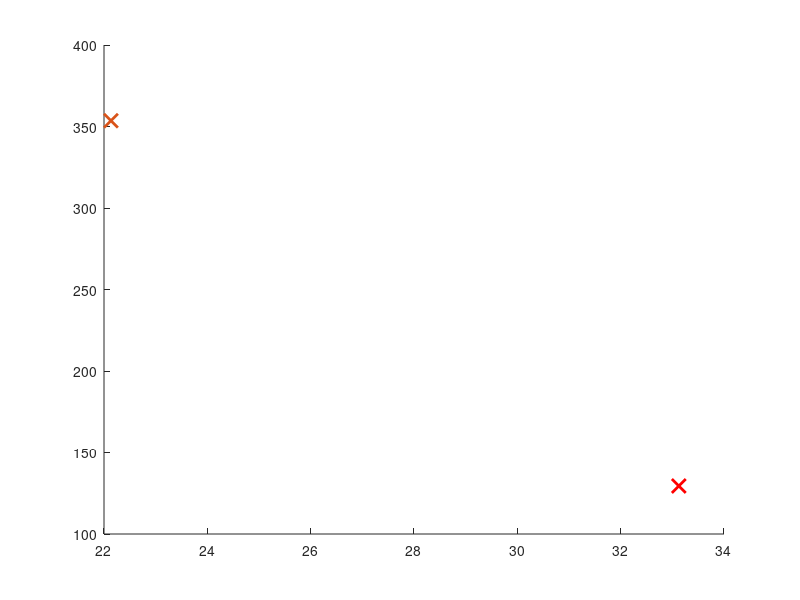

Write MATLAB code to recreate this figure. (Note: this script raises an error after producing the figure.)
clc
clear
close all

% Weight & Balance Estimation for Transport Aircraft

% Variable Definitions:
mac=7.4;
A = 8.77; %- Wing aspect ratio (unitless)
Ah = 5.8; %- Horizontal tailplane aspect ratio (unitless)
Av = 2*1.6; %- Vertical tailplane aspect ratio (unitless)
Afc = 3887.9244; %- Cargo hold floor area (ft^2), set to 0 initially, replace with actual value
Bw = 213.2; %- Wing span (ft), set to 0 initially, replace with actual value
Bh = 51; % - Horizontal tailplane span (ft)
D = 20.8; %- Maximum fuselage diameter (ft), set to 0 initially, replace with actual value
Fw = 14.7638; %- Fuselage width at horizontal tail intersection (ft), set to 0, replace as needed
HtHv = 0; % - Location of horizontal tailplane on vertical tail (0 for fuselage-mounted, 1 for T-tail)
Kbuf = 5.68; %- Factor for range; 1.02 for short ranges, 5.68 for very long ranges
Kdoor = 1; %- Door factor, 1.0 if no cargo door, 1.06 for one side cargo door, 1.12 for aft clamshell
Klav = 1.11; %- Lavatory factor, 1.11 for long range, 0.31 for short range, 3.9 for business jets
KLg = 1.12; % - Landing gear factor, 1.12 if fuselage mounted, 1.0 otherwise
Kmp = 1; %- Kneeling main gear factor, 1.126 for kneeling gear, 1.0 otherwise
Kng = 1.017; %- Nacelle factor, 1.017 for pylon mounted nacelle, 1.0 otherwise
Knp = 1; %- Nose gear factor, 1.15 for kneeling nose gear, 1.0 otherwise
Kr = 1; %      - Engine factor, 1.133 for reciprocating engines, 1.0 otherwise
Ktp = 1; %- Turboprop factor, 0.793 for turboprop, 1.0 otherwise
Kuht = 1; %- Factor for all-moving tail, 1.143 for all-moving, 1.0 otherwise
L = 246.063; %- Fuselage structural length (ft), to be assigned
La = 250; %       - Electrical routing distance; generators to avionics to cockpit (ft)
Lec = 800; %        - Engine controls routing distance; engine to cockpit - total if multi-engine (ft)
Lf = 264.4357; %- Total fuselage length (ft)
Lht = 106.6; %    - Length from wing aerodynamic center to horizontal tail aerodynamic center (ft)
Lm = 160; %         - Main landing gear length (inches)
Ln = 120; %         - Nose landing gear length (inches)
Lvt = 103.6; %    - Length from wing aerodynamic center to vertical tail aerodynamic center (ft)
Ky = 0.238 * Lht; % - Aircraft pitching radius of gyration, approx. 0.3*Lht (ft)
Kz = Lvt; % - Aircraft yaw radius of gyration, approx. Lvt (ft)
Nc = 12; %       - Number of crew, typically set as required by the design
Nen = 4; %     - Number of engines
Nf = 5; %     - Number of control functions, typically 4-7
Ngear = 2.85; % - Gear load ratio, typically 2.7-3 for commercial aircraft
Ngen = 5; %    - Number of generators, typically equal to Nen
Nl = 1.5 * Ngear; %    - Ultimate landing gear load factor, typically 1.5*Ngear
NLt = 17.4; %- Nacelle length (ft)
Nm = 1; % - Number of mechanical functions performed by controls, usually 0-2
Nmss = 4; %       - Number of main gear shock struts
Nmw = 16; %     - Number of main wheels
Nnw = 2; %     - Number of nose wheels
Np = 516; % - Total number of persons onboard (crew + passengers)
Nseat = 516; %- Number of seats of given type
Nt = 5; % - Total number of fuel tanks
Nw = 6.9; % - Nacelle width (ft)
Nz = 1.5*2.5; %- Ultimate load factor, typically 1.5 * limit load factor
Rkva = 50; % - Electrical system rating, usually 40-60 kVA for transports
Scs = 540; %    - Total control surface area (ft^2)
Scsw = 530; %   - Area of wing-mounted control surfaces (ft^2)
Se = 100; %    - Elevator area (ft^2)
Sf = 37027; %- Fuselage wetted area (ft^2)
Sht = 1039.8; %     - Horizontal tailplane area (ft^2)
Sn = 650; %     - Nacelle wetted area (ft^2)
Sw = 5188.2; %- Reference wing area (ft^2)
Svt = 433.6; %      - Vertical tailplane area (ft^2)
tc_root = 0.14; %- Wing root thickness-to-chord ratio
tc_rootv = 0.12; %- Vertical tailplane root thickness-to-chord ratio
Vi = 59438.7; %- Integral fuel tank volume (gal)
Vp = 0; % - Self-sealing tank volume (gal)
Vpr = 150000; %     - Volume of pressurized sections (ft^3)
Vs = 231.6; %- Landing stall speed (ft/s)
Vt = Vi +Vp; %- Total volume of fuel tanks (gal)
WAPU = 500; %- Uninstalled APU weight (lb)
Wc = 0; % - Maximum cargo weight (lb)
Wdg = 779200; % - Design gross weight (lb)
Wen = 13552; %- Engine weight (lb)
Wenc = 19841.6; %- Weight of engine and contents (lb)
Wl = Wdg * 0.85; %- Landing design gross weight (lb)
Wseat = 13; %- Weight of single seat (lb)
Wuav = 1100; % - Uninstalled avionics weight, typically 800-1400 lb
lambda = 0.25; %- Wing taper ratio
Lambda = 0.464; %- Wing quarter chord sweep angle (radians)
Lambda_ht = 0.26; %- Horizontal tailplane quarter chord sweep (radians)
Lambda_vt = 0.26; %- Vertical tailplane quarter chord sweep (radians)
g = 32.18504;
Iy = Wdg * Ky ^ 2 / g; %- Pitching moment of inertia (lb*ft^2), approximated as Wo*Ky^2/g
Kws = 0.75 * ((1 + 2 * lambda) / (1 + lambda)) * Bw * tan(Lambda) / L; % - Wing sweep factor, calculated as 0.75 * [(1 + 2*lambda)/(1 + lambda)] * Bw * tan(Lambda) / L

% % Default values for unspecified variables (set to zero, modify as needed):
% A = 0; % Wing aspect ratio
% Ah = 0; % Horizontal tailplane aspect ratio
% Av = 0; % Vertical tailplane aspect ratio
% Bw = 0; % Wing span in ft
% D = 0; % Fuselage diameter in ft
% % ... Continue initializing all variables used in equations as above

% Begin Calculations
% 1. Aircraft Wing Weight
% Wdg = 0; % Design gross weight, replace with actual value
% Nz = 0; % Ultimate load factor, typically 1.5 * limit load factor
% Sw = 0; % Reference wing area, replace with actual value
% A = 0; % Aspect ratio of the wing
% lambda = 0; % Wing taper ratio
% Scsw = 0; % Area of wing-mounted control surfaces
% Lambda = 0; % Wing quarter chord sweep (radians)
% tc_root = 0; % Wing root thickness-to-chord ratio


% Equation for Wing Weight (Ww)
CGw = 35; % Wing CG location (m)
Zw = -1.83;
Ww = 1.05 * (0.78 * 0.0051 * (Wdg * Nz) ^ 0.557 * Sw ^ 0.649 * A ^ 0.5 * (1 + lambda) ^ 0.1 * ...
    Scsw ^ 0.1 )/ (cos(Lambda) * (tc_root) ^ 0.4); % Wing Weight
% Comment: Replace variables with actual values as needed.

% engine weight
CGeng = CGw - 0.7;
Zeng = -4.5;
W_engines = Nen * Wen;

% 2. Horizontal Tailplane Weight (Wht)
% Kuht = 1; % Factor for all-moving tail, typically 1.143 for all-moving, 1.0 otherwise
% Sht = 0; % Horizontal tailplane area in ft^2
% Ky = 0; % Aspect ratio of the horizontal tail
% Fw = 0; % Fuselage width at horizontal tail intersection
% Bh = 0; % Horizontal tailplane span in ft
% Lht = 0; % Length from wing aerodynamic center to horizontal tail aerodynamic center
% Lambda_ht = 0; % Horizontal tail quarter-chord sweep (radians)
CGht = 72.1;
Zht = 1.55;
Wht = 1.05 * 0.75 * 0.0379 * Kuht * Wdg ^ 0.639 * Nz ^ 0.1 * Sht ^ 0.75 * Ky ^ 0.704 * ...
    Ah ^ 0.166 * (1 + Se / Sht) ^ 0.1 / ((1 + Fw / Bh) ^ 0.25 * Lht * cos(Lambda_ht));
% Comment: Replace with actual values for Wht calculation.

% 3. Vertical Tailplane Weight (Wvt)
% HtHv = 0; % Location factor, 0.0 for fuselage mounted, 1.0 for T-tail
% Svt = 0; % Vertical tailplane area in ft^2
% Av = 0; % Vertical tailplane aspect ratio
% Lvt = 0; % Length from wing aerodynamic center to vertical tail aerodynamic center
% Lambda_vt = 0; % Vertical tail quarter-chord sweep (radians)
% tc_rootv = 0; % Vertical tail root thickness-to-chord ratio
CGvt = 71.1;
Zvt = 4.64;
Wvt = 1.05 * 0.75 * 0.0026 * (1 + HtHv) ^ 0.225 * Wdg ^ 0.556 * Nz ^ 0.536 * Svt ^ 0.5 * ...
    Kz ^ 0.875 * Av ^ 0.35 / (Lvt ^ 0.5 * cos(Lambda_vt) * (tc_rootv) ^ 0.5);
% Comment: Replace variables for accurate vertical tail weight estimation.

% Continue defining
% Continue defining remaining equations based on the document

% 4. Fuselage Weight (Wfus)
% Sf = 0; % Fuselage wetted area (ft^2)
% L_D = 0; % Lift-to-drag ratio, typically 10-20 for transport aircraft
CGfus = L * 0.435 / 3.281;
Zfus = 0;
Wfus = 1.05 * 0.85 * 0.3280 * Kdoor * KLg * (Wdg * Nz) ^ 0.5 * L ^ 0.25 * Sf ^ 0.302 * ...
    (1 + Kws) ^ 0.04 * (L/D) ^ 0.1;
% Comment: Replace variables with actual values for fuselage weight.

% 5. Main Landing Gear Weight (Wmlg)
% Lm = 0; % Main landing gear length (inches)
% Nmss = 0; % Number of main gear shock struts
% Nmw = 0; % Number of main wheels
% Vs = 0; % Landing stall speed (ft/s)
CGmlg = 43;
Zmlg = -6.33;
Wmlg = 1.05 * 0.88 * 0.0106 * Kmp * Wl ^ 0.888 * Nl ^ 0.25 * Lm ^ 0.4 *Nmw^0.321 * Vs ^ 0.1 / (Nmss ^ 0.5);
% Comment: Replace values for main landing gear weight.

% 6. Nose Landing Gear Weight (Wnlg)
% Ln = 0; % Nose landing gear length (inches)
% Nnw = 0; % Number of nose wheels
CGnlg = 7;
Znlg = -6.33;
Wnlg = 1.05 * 0.88 * 0.032 * Knp * Wl ^ 0.646 * Nl ^ 0.2 * Ln ^ 0.5 * Nnw ^ 0.45;
% Comment: Replace variables with actual values for nose landing gear weight.

% 7. Nacelle Weight (Winl)
% NLt = 0; % Nacelle length (ft)
% Nw = 0; % Nacelle width (ft)
% Wenc = 0; % Weight of engine and contents (lb)
% Sn = 0; % Nacelle wetted area (ft^2)
CGinl = CGw - 1.4;
Zinl = Zeng;
Winl = 1.05 * 0.85 * 0.6724 * Kng * NLt ^ 0.1 * Nw ^ 0.294 * Nz ^ 0.119 * Wenc ^ 0.611 *Nen^0.984* Sn ^ 0.224;
% Comment: Replace values for nacelle weight.

% 8. Engine Controls Weight (Wec)
% Lec = 0; % Engine control routing distance (ft)
CGec = CGeng;
Zec = Zeng;
Wec = 5 * Nen + 0.8 * Lec;
% Comment: Weight of engine controls; set Nen and Lec as needed.

% 9. Engine Starter Weight (Wes)
% Wen = 0; % Engine weight (lb)
CGes = CGeng;
Zes = Zeng;
Wes = 49.19 * (Nen * Wen / 1000) ^ 0.541;
% Comment: Engine starter weight; specify engine weight and number of engines.

% 10. Fuel System Weight (Wfs)
% Vt = 0; % Total volume of fuel tanks (gal)
% Nt = 0; % Number of fuel tanks
% Vp = 0; % Self-sealing tank volume (gal)
% Vi = 0; % Integral fuel tank volume (gal)
CGfs = CGeng + 0.1;
Zfs = -2.01;
Wfs = 2.405 * Vt ^ 0.606 * Nt ^ 0.5 * (1 + Vp / Vt) / (1 + Vi / Vt);
% Comment: Fuel system weight; define fuel volumes and tank counts.

% 11. Flight Controls Weight (Wfc)
% Scs = 0; % Total control surface area (ft^2)
% Iy = 0; % Pitching moment of inertia (lb*ft^2), usually ≈ Wdg * Ky^2 / g
% Nm = 0; % Number of mechanical functions performed by controls
CGfc = 50;
Zfc = -1;
Wfc = 145.9 * Nf ^ 0.554 * Scs ^ 0.2 * (Iy * 1e-6) ^ 0.07 / (1 + Nm / Nf);
% Comment: Flight controls weight; specify control surface area and inertia.

% 12. Installed APU Weight (WAPUinst)
% WAPU = 0; % Uninstalled APU weight (lb)
CGapu = 75;
Zapu = 1.34;
WAPUinst = 2.2 * WAPU;
% Comment: Installed APU weight; specify WAPU.

% 13. Instruments Weight (Winstr)
% Kr = 1; % Engine type factor, 1.133 for reciprocating engines, 1.0 otherwise
% Ktp = 1; % Turboprop factor, 0.793 for turboprop, 1.0 otherwise
CGinstr = 4;
Zinstr = 0;
Winstr = 4.509 * Kr * Ktp * Nc ^ 0.541 * Nen * (Lf + Bw) ^ 0.5;
% Comment: Instrument weight; define factors, number of crew, and dimensions.

% 14. Hydraulic System Weight (Whydr)
CGhydr = 50;
Zhydr = -1;
Whydr = 0.2673 * Nf * (Lf + Bw) ^ 0.937;
% Comment: Hydraulic system weight; replace Nf, Lf, Bw as needed.

% 15. Electrical System Weight (Wel)
% Rkva = 0; % System electrical rating (kVA)
CGel = 45;
Zel = -1;
Wel = 7.291 * Rkva ^ 0.782 * La ^ 0.346 * Ngen ^ 0.1;
% Comment: Electrical system weight; set electrical rating and routing distance.

% 16. Avionics Weight (Wav)
% Wuav = 0; % Uninstalled avionics weight, typically 800-1400 lb
CGav = 5;
Zav = 0;
Wav = 1.73 * Wuav ^ 0.983;
% Comment: Avionics weight; specify Wuav.

% 17. Furnishings Weight (Wfurn)
% Nseat = 0; % Number of seats
% Wseat = 0; % Weight of single seat, e.g., 60 lb for flight deck, 32 lb for passenger
% Klav = 0; % Lavatory factor
% Kbuf = 0; % Buffer factor for furnishings
CGfurn = CGfus;
Zfurn = 1;
Wfurn = 0.0577 * Nc ^ 0.1 * Wc ^ 0.393 * Sf ^ 0.75 + Nseat * Wseat + Klav * Np ^ 1.33 + Kbuf * Np ^ 1.12;
% Comment: Furnishings weight; define seating and comfort parameters.

% 18. Air-Conditioning Weight (Wac)
% Vpr = 0; % Volume of pressurized sections (ft^3)
CGac = CGfus;
Zac = 2.5;
Wac = 62.36 * Np ^ 0.25 * (Vpr * 1e-3) ^ 0.604 * Wuav ^ 0.1;
% Comment: Air-conditioning weight; specify volumes and number of persons.

% 19. Anti-Icing System Weight (Wai)
CGai = CGw - 1;
Zai = Zw;
Wai = 0.002 * Wdg;
% Comment: Anti-icing system weight; set Wdg.

% 20. Handling Gear Weight (Whg)
CGwhg = 0;
Whg_civilian = 0; % Civilian handling gear weight
% Afc = 0; % Cargo hold floor area (ft^2)
CGmil = 35;
Whg_military = 0; % Military handling gear weight

% add thrust reverser effects
W_engines = W_engines + 0.3 * Winl;

% Final output
% Display calculated weights for verification:
disp(['Wing Weight (Ww): ', num2str(Ww*0.453592)]);
disp(['Horizontal Tailplane Weight (Wht): ', num2str(Wht*0.453592)]);
disp(['Vertical Tailplane Weight (Wvt): ', num2str(Wvt*0.453592)]);
disp(['Fuselage Weight (Wfus): ', num2str(Wfus*0.453592)]);
disp(['Main Landing Gear Weight (Wmlg): ', num2str(Wmlg*0.453592)]);
disp(['Nose Landing Gear Weight (Wnlg): ', num2str(Wnlg*0.453592)]);
disp(['Nacelle Weight (Winl): ', num2str(Winl*0.453592)]);
disp(['Engine Controls Weight (Wec): ', num2str(Wec*0.453592)]);
disp(['Engine Starter Weight (Wes): ', num2str(Wes*0.453592)]);
disp(['Fuel System Weight (Wfs): ', num2str(Wfs*0.453592)]);
disp(['Flight Controls Weight (Wfc): ', num2str(Wfc*0.453592)]);
disp(['Installed APU Weight (WAPUinst): ', num2str(WAPUinst*0.453592)]);
disp(['Instruments Weight (Winstr): ', num2str(Winstr*0.453592)]);
disp(['Hydraulic System Weight (Whydr): ', num2str(Whydr*0.453592)]);
disp(['Electrical System Weight (Wel): ', num2str(Wel*0.453592)]);
disp(['Avionics Weight (Wav): ', num2str(Wav*0.453592)]);
disp(['Furnishings Weight (Wfurn): ', num2str(Wfurn*0.453592)]);
disp(['Air-Conditioning Weight (Wac): ', num2str(Wac*0.453592)]);
disp(['Anti-Icing System Weight (Wai): ', num2str(Wai*0.453592)]);
disp(['Civilian Handling Gear Weight (Whg_civilian): ', num2str(Whg_civilian*0.453592)]);
disp(['Military Handling Gear Weight (Whg_military): ', num2str(Whg_military*0.453592)]);
disp(['Engine Weight (W_engines): ', num2str(W_engines*0.453592)]);

% get total weight
Wtotal = Ww + Wht + Wvt + Wfus + Wmlg + Wnlg + Winl + Wec + Wes + Wfs + ...
    Wfc + WAPUinst + Winstr + Whydr + Wel + Wav + Wfurn + Wac + Wai + ...
    Whg_civilian + Whg_military + W_engines;

Wtotal_tons = Wtotal / 2204;
disp(Wtotal_tons)

disp(['Total Weight (empty): ', num2str(Wtotal_tons), ' tons']);

% get cg
CGtotal = (Ww * CGw + Wht * CGht + Wvt * CGvt + Wfus * CGfus + Wmlg * CGmlg + ...
    Wnlg * CGnlg + Winl * CGinl + Wec * CGec + Wes * CGes + Wfs * CGfs + ...
    Wfc * CGfc + WAPUinst * CGapu + Winstr * CGinstr + Whydr * CGhydr + ...
    Wel * CGel + Wav * CGav + Wfurn * CGfurn + Wac * CGac + Wai * CGai + ...
    Whg_civilian * CGwhg + Whg_military * CGmil + W_engines * CGeng) / Wtotal;

disp(['Total x_cg (empty): ', num2str(CGtotal), ' m']);

% get z center of gravity

ZCGtotal = (Ww * Zw + Wht * Zht + Wvt * Zvt + Wfus * Zfus + Wmlg * Zmlg + ...
    Wnlg * Znlg + Winl * Zinl + Wec * Zec + Wes * Zes + Wfs * Zfs + ...
    Wfc * Zfc + WAPUinst * Zapu + Winstr * Zinstr + Whydr * Zhydr + ...
    Wel * Zel + Wav * Zav + Wfurn * Zfurn + Wac * Zac + Wai * Zai) / Wtotal;

disp(['Total z_cg (empty): ', num2str(ZCGtotal), ' m']);

% add fuel, pax, luggage
Wfuel = 176; % tons
Wpax = 38.7; % tons
Wluggage = 9.42; % tons

Wtotal_full = Wtotal_tons + Wfuel + Wpax + Wluggage;
disp(['Total Weight (full): ', num2str(Wtotal_full), ' tons']);


% get cg
CGfuel = CGfs; % m
CGpax = CGfus; % m
CGluggage = CGfus; % m
Zfuel = Zfs;
Zpax = 0.5;
Zluggage = -0.5;


%==================== FUEL TANK DISTRIBUTION ==============================
CG_iwtank = CGw - 39.6 + 36.553; % inner wing tank xcg (m)
CG_ftank = CGw - 39.6 + 33.39 + 5; % fuselage tank xcg (m)
CG_owtank = CGw - 39.6 + 42.01; % outer wing tank xcg (m)
CG_trimtank = 73; % trim tank xcg (m)

W_iwtank = 55.5; % inner wing tank fuel mass (tons)
W_ftank = 44.2; % fuselage tank fuel mass (tons)
W_owtank = 76.4; % outer wing tank fuel mass (tons)
W_trimtank = 0; % trim tank fuel mass (tons)

CG_fore = (CG_iwtank * W_iwtank + CG_ftank * W_ftank) / (W_iwtank + W_ftank);
W_fore = (W_iwtank + W_ftank);

CGfuel = (CG_iwtank * W_iwtank + CG_ftank * W_ftank + CG_owtank *...
    W_owtank + CG_trimtank * W_trimtank) / (W_iwtank + W_ftank...
    + W_owtank + W_trimtank);

CG_fuelled_front = (Wtotal_tons * CGtotal + W_fore * CG_fore + Wpax...
    * CGpax + Wluggage * CGluggage) / (Wtotal_tons + W_fore + Wpax + Wluggage);

CG_fuelled_aft = (Wtotal_tons * CGtotal + W_owtank * CG_owtank + Wpax...
    * CGpax + Wluggage * CGluggage) / (Wtotal_tons + W_owtank + Wpax + Wluggage);

CGtotal_full = (Wtotal_tons * CGtotal + (Wfuel+W_trimtank) .* CGfuel + Wpax * CGpax...
    + Wluggage * CGluggage) ./ (Wtotal_full + W_trimtank);
disp(['Total CG (full): ', num2str(CGtotal_full), ' m']);

CGempty_trimtank = (Wtotal_tons * CGtotal + W_trimtank * CG_ftank)...
    / (Wtotal_tons + W_trimtank);

zCGtotal_full = (Wtotal_tons * ZCGtotal + Wfuel * Zfuel + Wpax * Zpax...
    + Wluggage * Zluggage) / (Wtotal_full + W_trimtank);
disp(['Total z_cg (full): ', num2str(zCGtotal_full), ' m']);

%plotting the CG envelope

%%cruise start
W_cruise_start= Wtotal_tons + 0.97*0.985*Wfuel + Wpax + Wluggage;
CG_cruise_start= (Wtotal_tons * CGtotal + 0.97*0.985*Wfuel * CGfuel + Wpax...
    * CGpax + Wluggage * CGluggage) / W_cruise_start;
disp(['Total CG (cruise start): ', num2str(CG_cruise_start), ' m']); %operational region

%%with passengers
W_owtank_remaining=  W_owtank - (Wfuel-( 0.97*0.985* Wfuel));
W_cruise_start_fore= Wtotal_tons + W_owtank_remaining + Wpax + Wluggage + W_trimtank + W_fore;
CG_cruise_start_fore= (Wtotal_tons * CGtotal + (W_owtank_remaining * CG_owtank) + W_iwtank * CG_iwtank +(W_ftank * CG_ftank) + Wpax * CGpax + Wluggage * CGluggage) / W_cruise_start_fore;
disp(['Total CG (cruise start fore): ', num2str(CG_cruise_start_fore), ' m']); %assuming asymmetric fuel burn

W_iwtank_remaining= W_iwtank - (Wfuel-(0.97*0.985* Wfuel));
W_cruise_start_aft = Wtotal_tons + Wpax + Wluggage + W_trimtank + W_iwtank_remaining + W_owtank + W_ftank;
CG_cruise_start_aft= (Wtotal_tons * CGtotal + W_iwtank_remaining*CG_iwtank + W_owtank * CG_owtank + W_ftank * CG_ftank + Wpax * CGpax + Wluggage * CGluggage) / W_cruise_start_aft;
disp(['Total CG (cruise start aft): ', num2str(CG_cruise_start_aft), ' m']); %assuming asymmetric fuel burn

%%without passengers
W_owtank_remaining=  W_owtank - (Wfuel-( 0.97*0.985* Wfuel));
W_cruise_start_fore_nopax= Wtotal_tons + W_owtank_remaining + W_trimtank + W_fore;
CG_cruise_start_fore_nopax= (Wtotal_tons * CGtotal + (W_owtank_remaining * CG_owtank) + W_iwtank * CG_iwtank +(W_ftank * CG_ftank) )/ W_cruise_start_fore_nopax;
disp(['Total CG (cruise start fore_nopax): ', num2str(CG_cruise_start_fore_nopax), ' m']); %assuming asymmetric fuel burn

W_iwtank_remaining= W_iwtank - (Wfuel-(0.97*0.985* Wfuel));
W_cruise_start_aft_nopax = Wtotal_tons + W_trimtank + W_iwtank_remaining + W_owtank + W_ftank;
CG_cruise_start_aft_nopax= (Wtotal_tons * CGtotal + W_iwtank_remaining*CG_iwtank + W_owtank * CG_owtank + W_ftank * CG_ftank) / W_cruise_start_aft_nopax;
disp(['Total CG (cruise start aft_nopax): ', num2str(CG_cruise_start_aft_nopax), ' m']); %assuming asymmetric fuel burn


%%End of cruise
W_cruise_end= Wtotal_tons + 0.97*0.985*0.6225*Wfuel + Wpax + Wluggage;
CG_cruise_end= (Wtotal_tons * CGtotal + 0.97*0.985*0.6225*Wfuel * CGfuel...
    + Wpax * CGpax + Wluggage * CGluggage) / W_cruise_end;
disp(['Total CG (cruise end): ', num2str(CG_cruise_end), ' m']);

%%with passengers
W_owtank_leftend= W_owtank - (Wfuel-(0.97*0.985*0.6225*Wfuel)); %all outerwing used up
W_cruise_end_fore= Wtotal_tons + W_owtank_leftend + Wpax + Wluggage+ W_trimtank +W_fore ;
CG_cruise_end_fore= (Wtotal_tons * CGtotal + W_owtank_leftend*CG_owtank + W_iwtank*CG_iwtank + W_ftank*CG_ftank + Wpax * CGpax + Wluggage * CGluggage) / W_cruise_end_fore;
disp(['Total CG (cruise end fore): ', num2str(CG_cruise_end_fore), ' m']);

W_iwtank_leftend= 0;
W_ftank_leftend = abs(W_iwtank - (Wfuel-(0.97*0.985*0.6225* Wfuel))) ;
W_cruise_end_aft = Wtotal_tons + Wpax + Wluggage + W_trimtank + W_iwtank_leftend + W_owtank + W_ftank_leftend;
CG_cruise_end_aft= (Wtotal_tons * CGtotal + W_iwtank_leftend*CG_iwtank + W_owtank * CG_owtank + W_ftank_leftend * CG_ftank + Wpax * CGpax + Wluggage * CGluggage) / W_cruise_end_aft;
disp(['Total CG (cruise end aft): ', num2str(CG_cruise_end_aft), ' m']); %assuming asymmetric fuel burn

%%without passengers
W_owtank_leftend_nopax= W_owtank - (Wfuel-(0.97*0.985*0.6225*Wfuel)); %all outerwing used up
W_cruise_end_fore_nopax= Wtotal_tons + W_owtank_leftend_nopax + W_trimtank +W_fore ;
CG_cruise_end_fore_nopax= (Wtotal_tons * CGtotal + W_owtank_leftend*CG_owtank + W_iwtank*CG_iwtank + W_ftank*CG_ftank) / W_cruise_end_fore_nopax;
disp(['Total CG (cruise end fore no pax): ', num2str(CG_cruise_end_fore_nopax), ' m']);

W_iwtank_leftend_nopax= 0;
W_ftank_leftend_nopax= abs(W_iwtank - (Wfuel-(0.97*0.985*0.6225* Wfuel))) ;
W_cruise_end_aft_nopax = Wtotal_tons + W_trimtank + W_iwtank_leftend_nopax + W_owtank + W_ftank_leftend_nopax;
CG_cruise_end_aft_nopax= (Wtotal_tons * CGtotal + W_iwtank_leftend_nopax*CG_iwtank + W_owtank * CG_owtank + W_ftank_leftend_nopax * CG_ftank) / W_cruise_end_aft_nopax;
disp(['Total CG (cruise end aft no pax): ', num2str(CG_cruise_end_aft_nopax), ' m']); %assuming asymmetric fuel burn

Wtotal_nofuel= Wtotal_tons + Wpax + Wluggage; 
disp(['Total Weight (no fuel): ', num2str(Wtotal_nofuel), ' tons']);
CGtotal_nofuel = (Wtotal_tons * CGtotal + Wpax * CGpax + Wluggage * CGluggage) / Wtotal_nofuel;
disp(['Total CG (no fuel): ', num2str(CGtotal_nofuel), ' m']);

%%LANDING 

W_landing = Wtotal_tons + (0.9700* 0.9850 *0.6225* 0.9900*0.9850* 0.9873*0.9844* 0.9900* 0.9950)*Wfuel + Wpax + Wluggage ;
CG_landing_design= (Wtotal_tons * CGtotal + 0.97*0.985*0.6225* 0.9900*0.9850* 0.9873*0.9844* 0.9900* 0.9950*Wfuel * CGfuel + Wpax...
    * CGpax + Wluggage * CGluggage) / W_landing;
disp(['CG landing: ', num2str(CG_landing_design), ' m']);

%%with passengers
W_owtank_remaining_landing=0;
W_iwtank_remaining_landing= abs(W_owtank - (Wfuel - (0.9700* 0.9850 *0.6225* 0.9900*0.9850* 0.9873*0.9844* 0.9900* 0.9950)*Wfuel)) ;
W_landing_fore= Wtotal_tons + W_owtank_remaining_landing + W_iwtank_remaining_landing + W_ftank + Wpax + Wluggage;
CG_landing_fore= (Wtotal_tons * CGtotal + W_owtank_remaining_landing*CG_owtank + W_iwtank_remaining_landing*CG_iwtank + W_ftank*CG_ftank + Wpax * CGpax + Wluggage * CGluggage) / W_landing_fore;
disp(['Total CG (landing fore): ', num2str(CG_landing_fore), ' m']);

W_iwtank_left_landing =0;
W_ftank_left_landing = abs(W_iwtank - (Wfuel - (0.9700* 0.9850 *0.6225* 0.9900*0.9850* 0.9873*0.9844* 0.9900* 0.9950)*Wfuel));
W_landing_aft= Wtotal_tons + W_owtank + W_iwtank_left_landing + W_ftank_left_landing + Wpax + Wluggage;
CG_landing_aft= (Wtotal_tons * CGtotal + W_owtank*CG_owtank + W_iwtank_left_landing*CG_iwtank + W_ftank_left_landing*CG_ftank + Wpax * CGpax + Wluggage * CGluggage) / W_landing_aft;
disp(['Total CG (landing aft): ', num2str(CG_landing_aft), ' m']);

%%without passengers
W_owtank_remaining_landing=0;
W_iwtank_remaining_landing= abs(W_owtank - (Wfuel - (0.9700* 0.9850 *0.6225* 0.9900*0.9850* 0.9873*0.9844* 0.9900* 0.9950)*Wfuel)) ;
W_landing_fore_nopax= Wtotal_tons + W_owtank_remaining_landing + W_iwtank_remaining_landing + W_ftank;
CG_landing_fore_nopax= (Wtotal_tons * CGtotal + W_owtank_remaining_landing*CG_owtank + W_iwtank_remaining_landing*CG_iwtank + W_ftank*CG_ftank) / W_landing_fore_nopax;
disp(['Total CG (landing fore no pax): ', num2str(CG_landing_fore_nopax), ' m']);

W_iwtank_left_landing =0;
W_ftank_left_landing = abs(W_iwtank - (Wfuel - (0.9700* 0.9850 *0.6225* 0.9900*0.9850* 0.9873*0.9844* 0.9900* 0.9950)*Wfuel));
W_landing_aft_nopax= Wtotal_tons + W_owtank + W_iwtank_left_landing + W_ftank_left_landing;
CG_landing_aft_nopax= (Wtotal_tons * CGtotal + W_owtank*CG_owtank + W_iwtank_left_landing*CG_iwtank + W_ftank_left_landing*CG_ftank) / W_landing_aft_nopax;
disp(['Total CG (landing aft no pax): ', num2str(CG_landing_aft_nopax), ' m']);

W_fuel_nopass= Wtotal_tons + Wfuel + W_trimtank;
CG_fuel_nopass = (Wtotal_tons * CGtotal + (Wfuel + W_trimtank) * CGfuel) / W_fuel_nopass;

% figure
% plot(W_trimtank, abs(CGfuel-CGtotal_nofuel), LineWidth=2)
% xlabel('trim tank mass (Kg)')
% ylabel('difference between cg with no fuel and cg full')

LE_mac = CGw - (1/4)*mac;
figure
% Set marker size
marker_size = 100;
line_width = 2;

% Plot scatter points with unique bright colors
cruise_end_cg =[((CG_cruise_end_aft_nopax-LE_mac)/mac)*100,((CG_cruise_end_fore_nopax-LE_mac)/mac)*100,((CG_cruise_end_fore-LE_mac)/mac)*100, ((CG_cruise_end_aft-LE_mac)/mac)*100, ((CG_cruise_end_aft_nopax-LE_mac)/mac)*100];
weights_cruise_end = [ W_cruise_end_aft_nopax,W_cruise_end_fore_nopax,W_cruise_end_fore,   W_cruise_end_aft,  W_cruise_end_aft_nopax];

cruise_start_cg = [((CG_cruise_start_aft_nopax-LE_mac)/mac)*100, ((CG_cruise_start_fore_nopax-LE_mac)/mac)*100, ((CG_cruise_start_fore-LE_mac)/mac)*100, ((CG_cruise_start_aft-LE_mac)/mac)*100, ((CG_cruise_start_aft_nopax-LE_mac)/mac)*100]; 
weights_cruise_start= [W_cruise_start_aft_nopax, W_cruise_start_fore_nopax,  W_cruise_start_fore, W_cruise_start_aft,W_cruise_start_aft_nopax ];

overall_envelope_cg =[((CGtotal-LE_mac)/mac)*100, ((CG_cruise_end_fore-LE_mac)/mac)*100, ((CGtotal_full-LE_mac)/mac)*100, ((CG_cruise_end_aft_nopax-LE_mac)/mac)*100, ((CGtotal-LE_mac)/mac)*100];
weight_overall_envelope = [Wtotal_tons, W_cruise_end_fore, Wtotal_full, W_cruise_end_aft_nopax, Wtotal_tons];

x_positions_landing = [
    ((CG_landing_fore - LE_mac) / mac) * 100,        % Forward CG with passengers
    ((CG_landing_aft - LE_mac) / mac) * 100,        % Aft CG with passengers
    ((CG_landing_aft_nopax - LE_mac) / mac) * 100,  % Aft CG without passengers
    ((CG_landing_fore_nopax - LE_mac) / mac) * 100, % Forward CG without passengers
    ((CG_landing_fore - LE_mac) / mac) * 100        % Close the quadrilateral
];

y_weights_landing = [
    W_landing_fore,         % Weight at forward CG with passengers
    W_landing_aft,          % Weight at aft CG with passengers
    W_landing_aft_nopax,    % Weight at aft CG without passengers
    W_landing_fore_nopax,   % Weight at forward CG without passengers
    W_landing_fore          % Close the quadrilateral
];

% Define consistent colors for the connecting lines
color_cruise_start = [0.2, 0.5, 0.8]; % Example color for cruise start line
color_cruise_end = [0.3, 0.7, 0.3];   % Example color for cruise end line
color_landing = [0.9, 0.4, 0.1];      % Example color for landing line

figure
% Empty weight
scatter(((CGtotal-LE_mac)/mac)*100, Wtotal_tons, marker_size, 'r', 'x', 'LineWidth', line_width); % Empty weight
hold on;

% Fuel, no passengers
% scatter(((CG_fuel_nopass-LE_mac)/mac)*100, W_fuel_nopass, marker_size, 'g', 'x', 'LineWidth', line_width); % Fuel, no passengers %takeoff, no pax

% Full CG (fuel and passengers)
scatter(((CGtotal_full-LE_mac)/mac)*100, Wtotal_full, marker_size, "black", 'x', 'LineWidth', line_width); % Full CG, takeoff with passengers

% Aft and front CG limits
xline(((CG_cruise_end_aft_nopax-LE_mac)/mac)*100, '--', 'Aftmost CG ','LabelHorizontalAlignment', 'left', LineWidth=1.5); % Aft CG limit
xline(((CG_cruise_end_fore-LE_mac)/mac)*100, '--', 'Foremost CG ', LineWidth=1.5); % Front CG limit

% Cruise Start Points (matching line color)
scatter(((CG_cruise_start-LE_mac)/mac)*100, W_cruise_start, marker_size, color_cruise_start, 'x', 'LineWidth', line_width); % Cruise start
% scatter(((CG_cruise_start_fore-LE_mac)/mac)*100, W_cruise_start_fore, marker_size, color_cruise_start, 'x', 'LineWidth', line_width); % Cruise start forward
% scatter(((CG_cruise_start_fore_nopax-LE_mac)/mac)*100, W_cruise_start_fore_nopax, marker_size, color_cruise_start, 'x', 'LineWidth', line_width); % Cruise start forward, no pax
% scatter(((CG_cruise_start_aft-LE_mac)/mac)*100, W_cruise_start_aft, marker_size, color_cruise_start, 'x', 'LineWidth', line_width); % Cruise start aft
% scatter(((CG_cruise_start_aft_nopax-LE_mac)/mac)*100, W_cruise_start_aft_nopax, marker_size, color_cruise_start, 'x', 'LineWidth', line_width); % Cruise start aft, no pax
% plot(cruise_start_cg, weights_cruise_start,'color',color_cruise_start); % Cruise start connecting line

% Cruise End Points (matching line color)
scatter(((CG_cruise_end-LE_mac)/mac)*100, W_cruise_end, marker_size, "blue", '^', 'LineWidth', line_width); % Cruise end
scatter(((CG_cruise_end_fore-LE_mac)/mac)*100, W_cruise_end_fore, marker_size, color_cruise_end, '^', 'LineWidth', line_width); % Cruise end forward
% scatter(((CG_cruise_end_fore_nopax-LE_mac)/mac)*100, W_cruise_end_fore_nopax, marker_size, color_cruise_end, '^', 'LineWidth', line_width); % Cruise end forward, no pax
% scatter(((CG_cruise_end_aft-LE_mac)/mac)*100, W_cruise_end_aft, marker_size, color_cruise_end, '^', 'LineWidth', line_width); % Cruise end aft
scatter(((CG_cruise_end_aft_nopax-LE_mac)/mac)*100, W_cruise_end_aft_nopax, marker_size, "black", '^', 'LineWidth', line_width); % Cruise end aft, no pax
% plot(cruise_end_cg, weights_cruise_end, 'color',color_cruise_end'); % Cruise end connecting line

% Landing Points (matching line color)
% scatter(((CG_landing_fore - LE_mac) / mac) * 100, W_landing_fore, marker_size, color_landing, 's', 'LineWidth', line_width); % Landing fore with passengers
% scatter(((CG_landing_aft - LE_mac) / mac) * 100, W_landing_aft, marker_size, color_landing, 's', 'LineWidth', line_width); % Landing aft with passengers
% scatter(((CG_landing_fore_nopax - LE_mac) / mac) * 100, W_landing_fore_nopax, marker_size, color_landing, 's', 'LineWidth', line_width); % Landing fore without passengers
% scatter(((CG_landing_aft_nopax - LE_mac) / mac) * 100, W_landing_aft_nopax, marker_size, color_landing, 's', 'LineWidth', line_width); % Landing aft without passengers
scatter(((CG_landing_design - LE_mac) / mac) * 100, W_landing, marker_size, color_landing, 's', 'LineWidth', line_width);
% plot(x_positions_landing, y_weights_landing, 'color',color_landing'); % Landing connecting line

fill(overall_envelope_cg, weight_overall_envelope, 'cyan', 'FaceAlpha','0.1')

% Add weight lines
yline(Wtotal_full + W_trimtank, '--k', 'MTOW', 'LabelHorizontalAlignment','center', LineWidth=1.5); % Maximum takeoff weight
yline(Wtotal_tons, '--k', 'Empty Weight','LabelHorizontalAlignment','center', LineWidth=1.5); % Empty weight

xline(((CGtotal_full-LE_mac)/mac)*100, '--m', 'Operational condtions',LineWidth=1.5)

% Add legend
legend({
    'Empty weight', ...
    'Full CG (Fuel and Pax)', ...
    'Aftmost CG', ...
    'Foremost CG', ...
    'Cruise Start', ...
    'Cruise End', ...
    'Cruise End Forward', ...
    'Cruise End Aft (No Pax)', ...
    'Landing', 'CG envelope'...
    'MTOW (Max Takeoff Weight)', ...
    'Empty Weight', ...
    'Operational conditions'}, ...
    'Location', 'bestoutside');
grid on
ylabel('Mass (tonnes)')
xlabel('CG position (% MAC)')

% figure
% % scatter(((CGtotal-LE_mac)/mac)*100, Wtotal_tons,'cyan') %empty weight
% hold on
% scatter(CG_cruise_end, W_cruise_end, 'blue')
% scatter(CGtotal_nofuel, Wtotal_nofuel, 'red')
% scatter(CGtotal_full, Wtotal_full, 'magenta')
% legend("Cruise Start", "Cruise End", "0% Fuel", "100% Fuel")


% get Iyy using sum(Iyy) = sum(m * (x - x_cg)^2)
Iyy = Ww * (CGw - CGtotal)^2 + Wht * (CGht - CGtotal)^2 + Wvt * (CGvt - CGtotal)^2 + ...
    Wfus * (CGfus - CGtotal)^2 + Wmlg * (CGmlg - CGtotal)^2 + Wnlg * (CGnlg - CGtotal)^2 + ...
    Winl * (CGinl - CGtotal)^2 + Wec * (CGec - CGtotal)^2 + Wes * (CGes - CGtotal)^2 + ...
    Wfs * (CGfs - CGtotal)^2 + Wfc * (CGfc - CGtotal)^2 + WAPUinst * (CGapu - CGtotal)^2 + ...
    Winstr * (CGinstr - CGtotal)^2 + Whydr * (CGhydr - CGtotal)^2 + Wel * (CGel - CGtotal)^2 + ...
    Wav * (CGav - CGtotal)^2 + Wfurn * (CGfurn - CGtotal)^2 + Wac * (CGac - CGtotal)^2 + ...
    Wai * (CGai - CGtotal)^2 + Whg_civilian * (CGwhg - CGtotal)^2 + Whg_military * (CGmil - CGtotal)^2 + ...
    W_engines * (CGeng - CGtotal)^2 + Wfuel * (CGfuel - CGtotal_full)^2 + ...
    Wpax * (CGpax - CGtotal_full)^2 + Wluggage * (CGluggage - CGtotal_full)^2;

% convert from lb*m^2 to kg*m^2
Iyy = Iyy * 0.453592;

disp(['Iyy: ', num2str(Iyy), ' kg*m^2']);

%get the data for the table

%%takeoff
%with passesngers

takeoff_fore = ((CGtotal_full-LE_mac)/mac)*100
cruise_start_fore_pax = ((CG_cruise_start_fore-LE_mac)/mac)*100
cruise_start_aft_pax= ((CG_cruise_start_aft-LE_mac)/mac)*100
cruise_end_fore_pax = ((CG_cruise_end_fore-LE_mac)/mac)*100
cruise_end_aft_pax = ((CG_cruise_end_aft-LE_mac)/mac)*100
landing_fore = ((CG_landing_fore-LE_mac)/mac)*100
landing_aft= ((CG_landing_aft-LE_mac)/mac)*100

%without passengers

takeoff_fore_nopax = ((CG_fuel_nopass-LE_mac)/mac)*100
cruise_start_fore_nopax = ((CG_cruise_start_fore_nopax-LE_mac)/mac)*100
cruise_start_aft_nopax= ((CG_cruise_start_aft_nopax-LE_mac)/mac)*100
cruise_end_fore_nopax = ((CG_cruise_end_fore_nopax-LE_mac)/mac)*100
cruise_end_aft_nopax = ((CG_cruise_end_aft_nopax-LE_mac)/mac)*100
landing_fore_nopax = ((CG_landing_fore_nopax-LE_mac)/mac)*100
landing_aft_nopax= ((CG_landing_aft_nopax-LE_mac)/mac)*100
